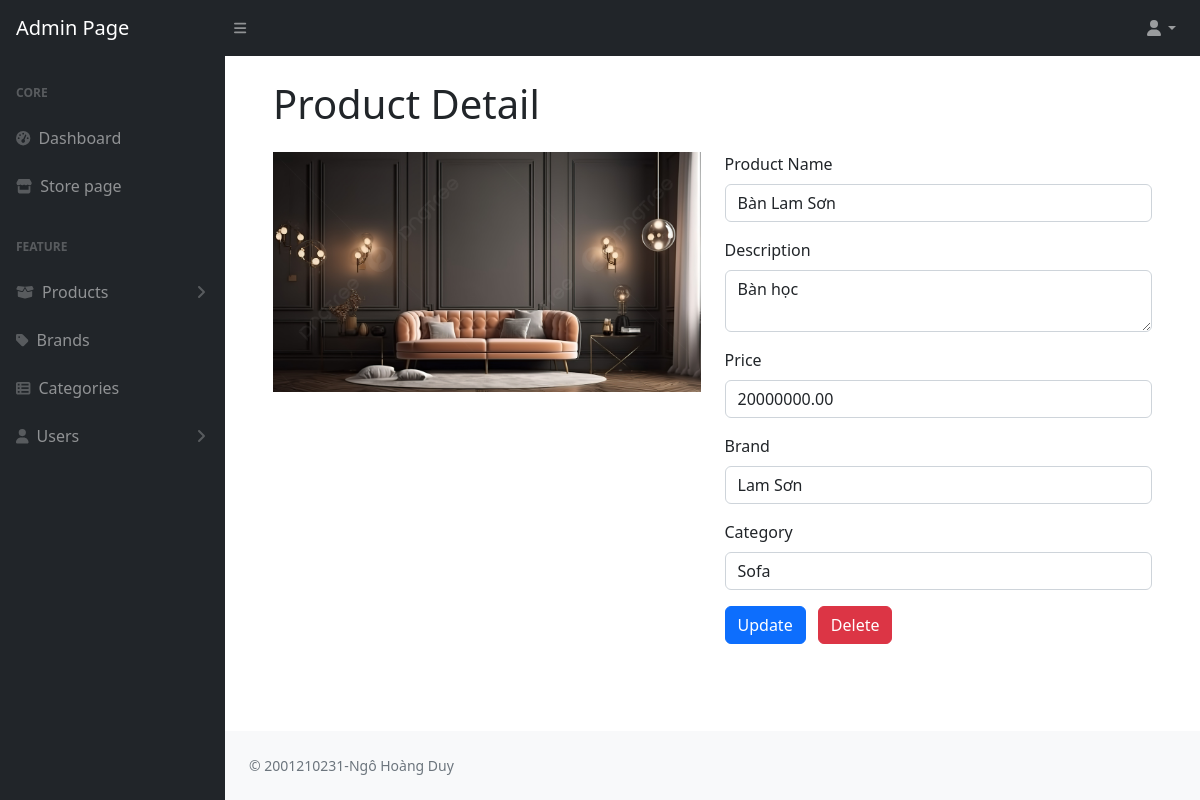
The app's page /Admin/detailAdmin.php?id=1 (signed in) with its own data.
### tables this page shows
CREATE TABLE `product` (
  `Product_Id` int NOT NULL,
  `Product_Name` varchar(255) DEFAULT NULL,
  `Description` text,
  `Price` decimal(14,2) DEFAULT NULL,
  `Image` varchar(255) DEFAULT NULL,
  `Brand_Id` int DEFAULT NULL,
  `Category_Id` int DEFAULT NULL
);

CREATE TABLE `brand` (
  `Brand_Id` int NOT NULL,
  `Brand_Name` varchar(255) DEFAULT NULL
);

CREATE TABLE `category` (
  `Category_Id` int NOT NULL,
  `Category_Name` varchar(255) DEFAULT NULL
);

### include/Database.php (called while the page is built, shortened)
<?php
class Database {
    private $pdo;
    public function __construct() {
        $host = "localhost";
        $db = "noithat";
        $user = "Duy";
        $pass = "Duy01032003!";
        $dsn = "mysql:host=$host;dbname=$db;charset=utf8";
            $this->pdo = new PDO($dsn, $user, $pass);
    }
    public function prepareAndExecute($sql, $data = []) {
        $stmt = $this->pdo->prepare($sql);
        $stmt->execute($data);
        return $stmt;
    }
    public function getAllData($table) {
        $sql = "SELECT * FROM $table";
        $stmt = $this->prepareAndExecute($sql);
        return $stmt->fetchAll(PDO::FETCH_ASSOC);
    }
    public function getRows($sql, $data = [], $singleRow = false) {
        $stmt = $this->prepareAndExecute($sql, $data);
        if ($singleRow) {
            return $stmt->fetch(PDO::FETCH_ASSOC);
        } else {
            return $stmt->fetchAll(PDO::FETCH_ASSOC);
        }
    }
}

### Admin/detailAdmin.php (the view, shortened to what this page needs)
<?php
require_once '../include/Database.php';
require_once 'layout/headerAdmin.php';
$db = new Database();
if (isset($_GET['id'])) {
    $id = $_GET['id'];
    $productDetail = $db->getRows("SELECT * FROM product WHERE Product_Id = :id", ['id' => $id], true);
    $brands = $db->getAllData('brand');
    $categories = $db->getAllData('category');
    $brand = $db->getRows("SELECT * FROM brand WHERE Brand_Id = :brand_id", ['brand_id' => $productDetail['Brand_Id']], true);
    $category = $db->getRows("SELECT * FROM category WHERE Category_Id = :category_id", ['category_id' => $productDetail['Category_Id']], true);
}
?>
<div class="container-fluid px-4">
    <h1 class="mt-4 mb-4">Product Detail</h1>
    <div class="row">
        <div class="col-6">
            <img src="../include/image/<?= $productDetail['Image'] ?>" alt="Hình ảnh" class="img-fluid">
        </div>
        <div class="col-6">
            <form method="post" action="update.php">
                <div class="mb-3">
                    <label for="productName" class="form-label">Product Name</label>
                    <input type="text" class="form-control" id="productName" name="Product_Name" value="<?= $productDetail['Product_Name'] ?>">
                </div>
                <div class="mb-3">
                    <label for="description" class="form-label">Description</label>
                    <textarea class="form-control" id="description" name="Description"><?= $productDetail['Description'] ?></textarea>
                </div>
                <div class="mb-3">
                    <label for="price" class="form-label">Price</label>
                    <input type="text" class="form-control" id="price" name="Price" value="<?=$productDetail['Price']?> " >
                </div>
                <div class="mb-3">
                    <label for="brandId" class="form-label">Brand</label>
                    <select class="form-control" id="brandId" name="Brand_Id">
                        <?php foreach ($brands as $brandOption) { ?>
                            <option value="<?= $brandOption['Brand_Id'] ?>" <?= ($brandOption['Brand_Id'] == $productDetail['Brand_Id']) ? 'selected' : '' ?>><?= $brandOption['Brand_Name'] ?></option>
                        <?php } ?>
                    </select>
                </div>
                <div class="mb-3">
                    <label for="categoryId" class="form-label">Category</label>
                    <select class="form-control" id="categoryId" name="Category_Id">
                        <?php foreach ($categories as $categoryOption) { ?>
                            <option value="<?= $categoryOption['Category_Id'] ?>" <?= ($categoryOption['Category_Id'] == $productDetail['Category_Id']) ? 'selected' : '' ?>><?= $categoryOption['Category_Name'] ?></option>
                        <?php } ?>
                    </select>
                </div>
                <button type="submit" class="btn btn-primary me-2">Update</button>
                <a href="delete.php?id=<?= $productDetail['Product_Id'] ?>" class="btn btn-danger">Delete</a>
            </form>
        </div>
    </div>
</div>
<?php
require_once 'layout/footerAdmin.php';
?>

### records on screen
product: Image (picture), Product_Name "Bàn Lam Sơn", Description "Bàn học", Price "20000000.00", Brand_Id "Lam Sơn", Category_Id "Sofa"
